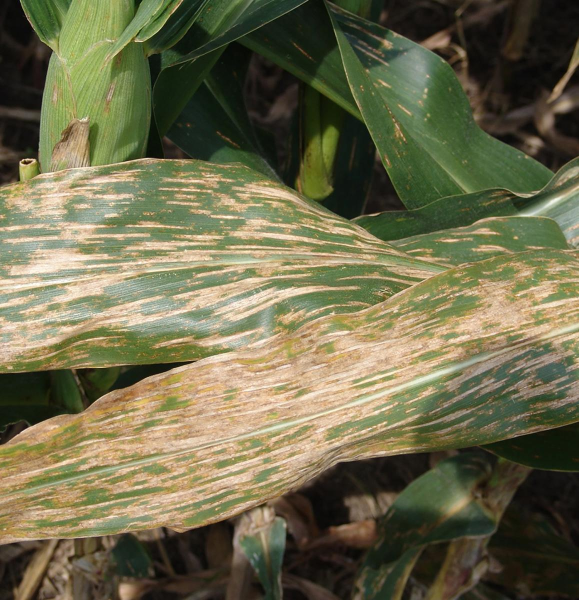
#> input picture data/Blight/Corn_Blight (109).jpg, 1158 x 1200 px (shown at 1/2 size); its folder holds only this picture in this run
$ jupyter execute --allow-errors TeamProject.ipynb
#> lines starting #> are read from the running program, lines starting #| are printed output that depends on the picture
[cell 1]
import os
from PIL import Image, ImageOps
import numpy as np

def load_image_data(data_dir, image_size=(64, 64)):
#> called with data_dir = 'data', image_size = (64, 64)
    X, y, class_names = [], [], sorted(os.listdir(data_dir))

    for label, class_name in enumerate(class_names):
        class_path = os.path.join(data_dir, class_name)
        for fname in os.listdir(class_path):
            fpath = os.path.join(class_path, fname)
            try:
                img = Image.open(fpath).convert("L")               # Grayscale RGB(3채널)를 1채널로 줄이면 데이터가 간결해짐
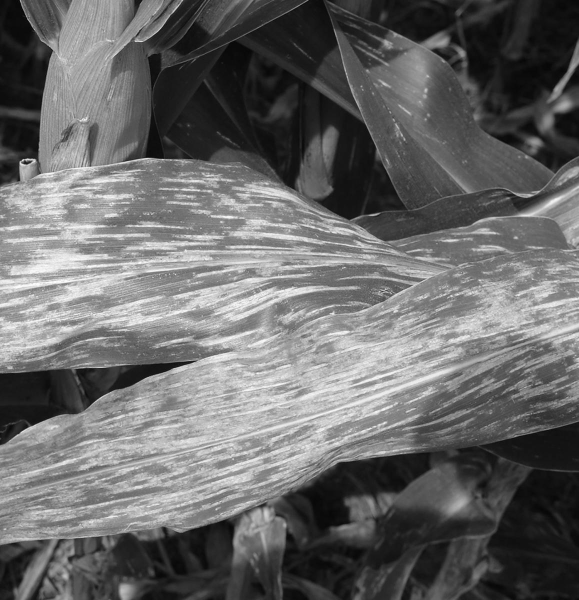
#> img: PIL image 1158x1200 L (shown at 1/2 size); min 1, max 255, mean 104.4
                img = ImageOps.equalize(img)                       # Histogram Equalization, 명암 대비를 높여서 패턴이 더 뚜렷하게 보이게 함
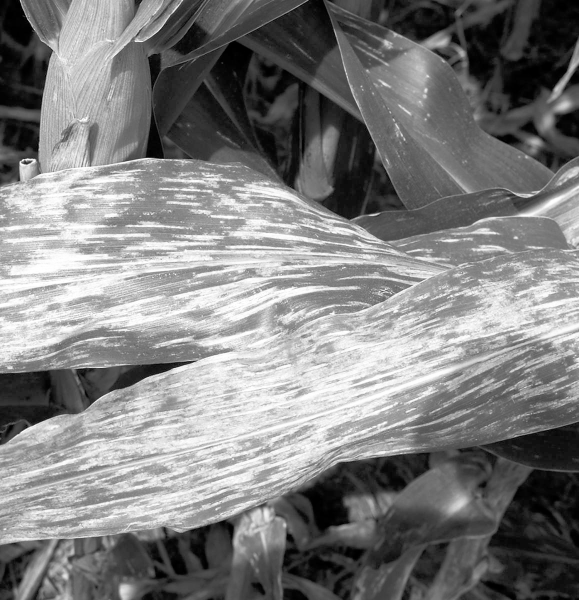
#> img: PIL image 1158x1200 L (shown at 1/2 size); min 0, max 255, mean 126.8
                img = img.resize(image_size) # 모든 이미지를 같은 크기로 만듦
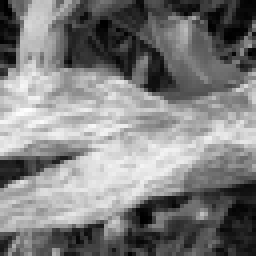
#> img: PIL image 64x64 L (shown 4 times larger); min 0, max 254, mean 126.8
                img_np = np.array(img).flatten()                  # Flatten to 1D vector, 2D 이미지를 1D 벡터로 변환
#> img_np = 4096 values, max 254 at index 1734, min 0 at index 65, mean 126.8
                X.append(img_np)
                y.append(label)
            except:
                continue
#> pass 2 of the loop in load_image_data, `for label, class_name in enumerate(class_names):`:
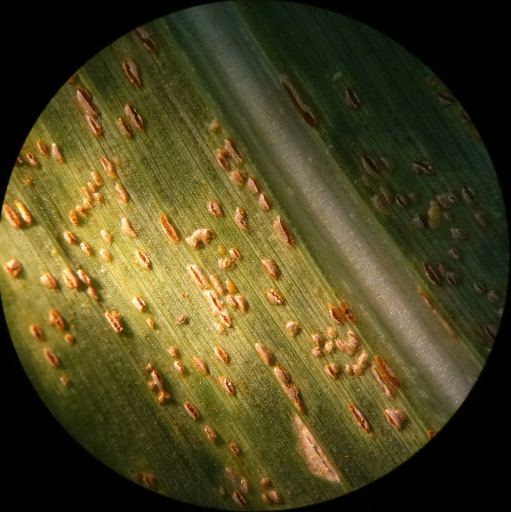
#> input picture data/Common_Rust/Corn_Common_Rust (12).jpg, 1022 x 1024 px (shown at 1/2 size)
#> in load_image_data, `img = Image.open(fpath).convert("L")`:
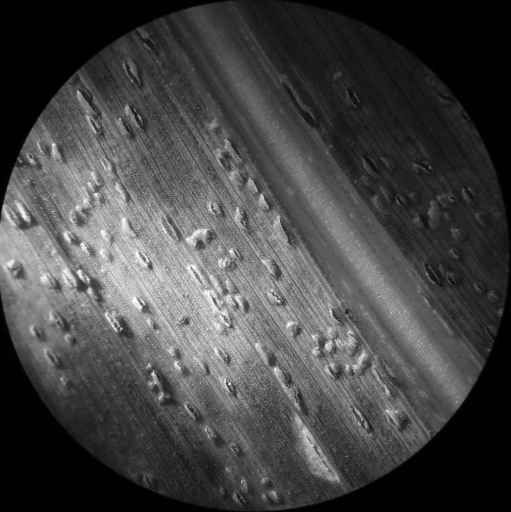
#> img: PIL image 1022x1024 L (shown at 1/2 size); min 0, max 254, mean 69.1
#> in load_image_data, `img = img.resize(image_size)`:
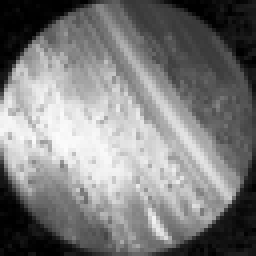
#> img: PIL image 64x64 L (shown 4 times larger); min 0, max 252, mean 124.6
#> img_np = 4096 values, max 252 at index 2190, min 0 at index 0, mean 124.6
    return np.array(X), np.array(y), class_names
    # PDF에 들어있음

[cell 2]
data_dir = "data"
X, y, class_names = load_image_data(data_dir)
#> y = [0, 1]; class_names = ['Blight', 'Common_Rust']

print("데이터 로딩 완료:", X.shape) #(샘플 수, 이미지의 총 픽셀 수)
#| 데이터 로딩 완료: (2, 4096)
print("클래스:", class_names)
#| 클래스: ['Blight', 'Common_Rust']

### 이미지 데이터화 모델 임포트

[cell 3]
# !pip install umap-learn

[cell 4]
from sklearn.decomposition import PCA
# PCA 적용
def apply_pca(X, n_components=2):
    pca = PCA(n_components=n_components, whiten=True, random_state=42)
    X_pca = pca.fit_transform(X)
    return X_pca, pca

import umap
# UMAP 적용
def apply_umap(X, n_components=2):
    umap_model = umap.UMAP(n_components=n_components, n_neighbors=15, min_dist=0.1, random_state=42)
    X_umap = umap_model.fit_transform(X)
    return X_umap, umap_model

from sklearn.discriminant_analysis import LinearDiscriminantAnalysis as LDA
# LDA 적용 (y 라벨 필요)
def apply_lda(X, y, n_components=2):
    lda = LDA(n_components=n_components)
    X_lda = lda.fit_transform(X, y)
    return X_lda, lda

[cell 5]
# 시각화 코드

import matplotlib.pyplot as plt

def plot_2d(X_2d, y, class_names):
    plt.figure(figsize=(8, 6))
    for i, name in enumerate(class_names):
        plt.scatter(X_2d[y == i, 0], X_2d[y == i, 1], label=name, alpha=0.6)
    plt.legend()
    plt.xlabel("Component 1")
    plt.ylabel("Component 2")
    plt.grid(True)
    plt.show()

[cell 6]
# PCA 적용
X_pca, _ = apply_pca(X, n_components=2)
#> in apply_pca, `X_pca = pca.fit_transform(X)`: X_pca = [[0.707, 0.707], [-0.707, 0.707]]
#> X_pca = [[0.707, 0.707], [-0.707, 0.707]]
plot_2d(X_pca, y, class_names)
#> the loop in plot_2d, `for i, name in enumerate(class_names):` made 2 passes
#> in plot_2d, `plt.show()`:
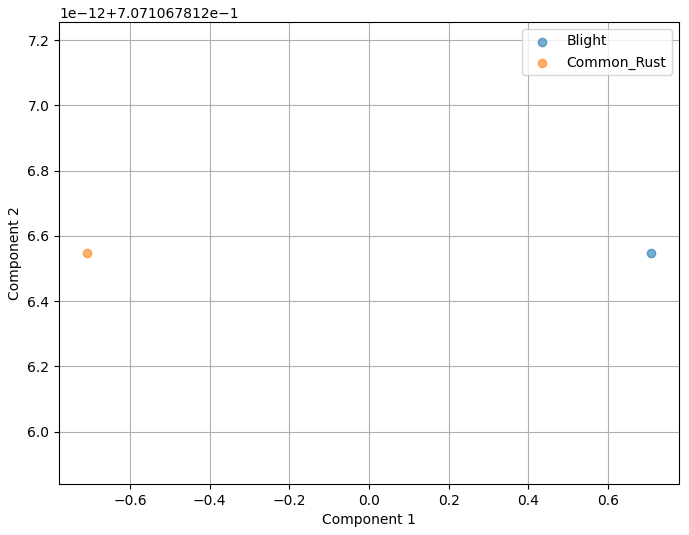
#> figure drawn by matplotlib, 1 panel

#> (a cell that did not finish here is left out)

plot_2d(X_umap, y, class_names)

#> (a cell that did not finish here is left out)

plot_2d(X_lda, y, class_names)

[cell 9]
from sklearn.model_selection import train_test_split
from sklearn.metrics import accuracy_score
from sklearn.neighbors import KNeighborsClassifier
from sklearn.svm import SVC
from sklearn.ensemble import RandomForestClassifier

# 분류기 정의
classifiers = {
    "KNN": KNeighborsClassifier(n_neighbors=5),
    "SVM": SVC(kernel="rbf", gamma='scale'),
    "RF": RandomForestClassifier(n_estimators=100, random_state=42)
}

# 전처리 정의
reducers = {
    "PCA": lambda X, y: apply_pca(X, n_components=30)[0],
    "UMAP": lambda X, y: apply_umap(X, n_components=10)[0],
    "LDA": lambda X, y: apply_lda(X, y, n_components=3)[0]
}

# 데이터 분할
X_train, X_test, y_train, y_test = train_test_split(X, y, test_size=0.3, random_state=42)
#> y_train = [0]; y_test = [1]

# 결과 저장
results = {}

# 전체 조합 실행
#> (the rest of this cell did not finish here and is left out)
